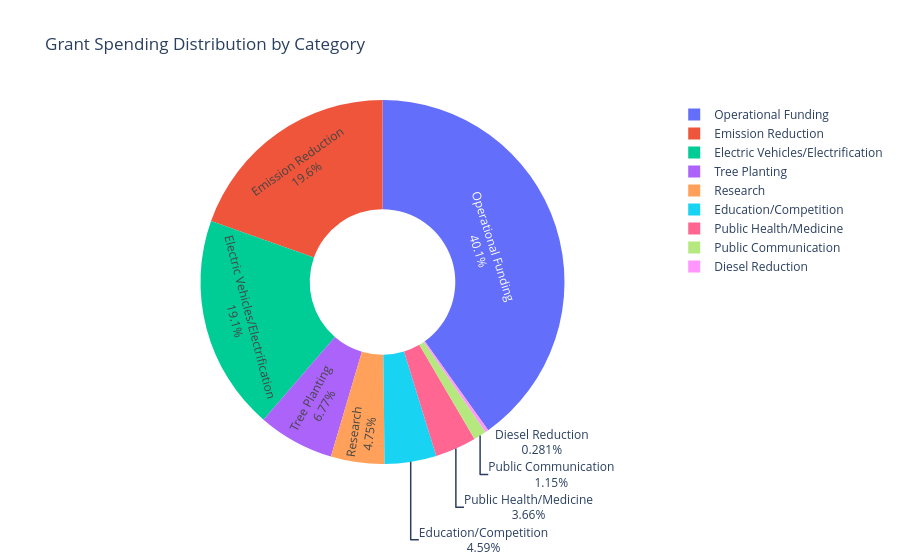

Notebook source saved alongside this figure:
### Code cell
# Abby
import pandas as pd
import plotly.express as px
import warnings
warnings.filterwarnings('ignore')

# Load Excel file
df = pd.read_csv('1740CAF(DataSet1).csv', encoding='latin-1')

# Clean Grant Amount
df['Grant Amount'] = (
    df['Grant Amount']
    .astype(str)
    .str.replace(r'[\$,\s]', '', regex=True)
    .astype(float)
)

# Clean category column
df['Project Category 1'] = df['Project Category 1'].str.strip()

# Aggregate data
cat_spend = (
    df.groupby('Project Category 1')['Grant Amount']
    .sum()
    .reset_index()
    .sort_values('Grant Amount', ascending=False)
)

# --- PIE CHART ---
fig = px.pie(
    cat_spend,
    names='Project Category 1',
    values='Grant Amount',
    title='Grant Spending Distribution by Category',
    hole=0.4  # donut style
)

fig.update_traces(
    textinfo='percent+label',
    hovertemplate='<b>%{label}</b><br>$%{value:,.0f}<br>%{percent}'
)

fig.update_layout(height=500)

fig.show()

### Figure 1 — Plotly figure (JSON) as saved in the notebook; plotly's stock layout.template omitted (floating-point values rounded to 4 significant figures)
{"data": [{"domain": {"x": [0, 1], "y": [0, 1]}, "hole": 0.4, "hovertemplate": "<b>%{label}</b><br>$%{value:,.0f}<br>%{percent}", "labels": ["Operational Funding", "Emission Reduction", "Electric Vehicles/Electrification", "Tree Planting", "Research", "Education/Competition", "Public Health/Medicine", "Public Communication", "Diesel Reduction"], "legendgroup": "", "name": "", "showlegend": true, "textinfo": "percent+label", "type": "pie", "values": [6988637, 3404550, 3326494, 1179555, 827143, 799900, 637600, 200000, 49000]}], "layout": {"autosize": true, "legend": {"tracegroupgap": 0}, "title": {"text": "Grant Spending Distribution by Category"}}}
